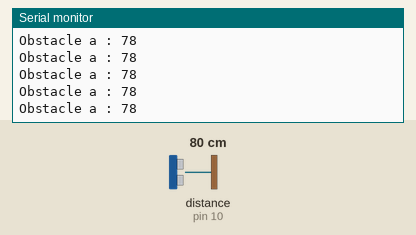
Recording of a sketch running on a simulated Arduino Uno, built with avr-gcc and run on an emulated ATmega328P. Parts: the last lines printed to the serial monitor. Wiring (inferred from the names in the program): ultrasonic range finder: trigger pin 11; echo pin 10. Inputs (shaded band) come from the test bench; at power-on: distance to the obstacle (sensor on pin 10) 80 cm. The echo pulse lasts 58.3 µs per cm.

Above: at 1.2 s.
1.3 s: distance to the obstacle (sensor on pin 10) set to 2 cm
At 1.9 s:
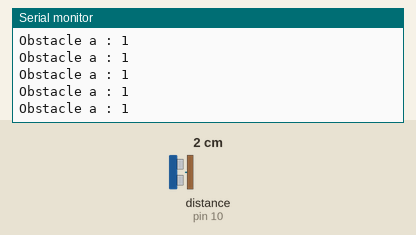
4.3 s: distance to the obstacle (sensor on pin 10) set to 18 cm
At 5.0 s:
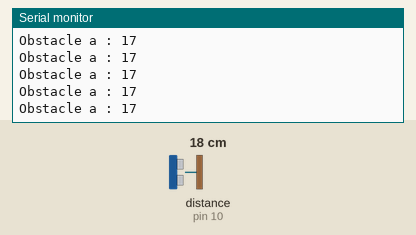
7.3 s: distance to the obstacle (sensor on pin 10) set to 120 cm
At 7.8 s:
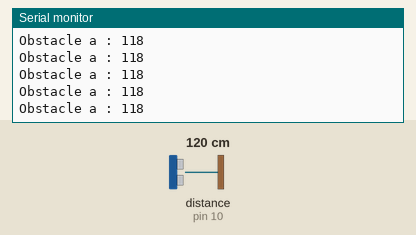
10.3 s: distance to the obstacle (sensor on pin 10) set to 4 cm
At 11.2 s:
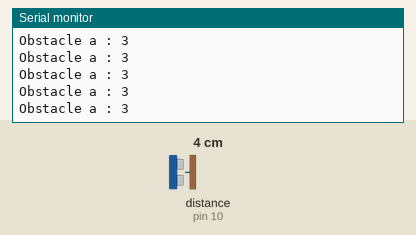
13.3 s: distance to the obstacle (sensor on pin 10) set to 35 cm
At 13.8 s:
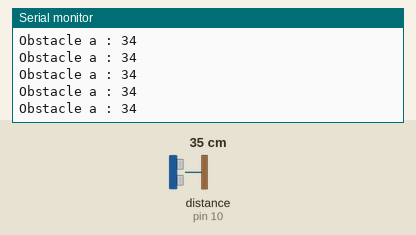
19.3 s: distance to the obstacle (sensor on pin 10) set to 9 cm
At 19.9 s:
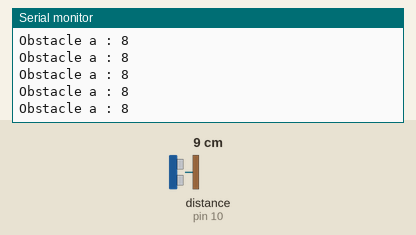
Timing chart, 0 to 22.3 s (numbered marks = the images above; inputs shaded):
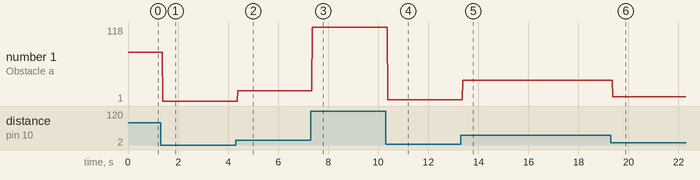

The sketch:

ultrason.ino
```cpp
const int echoPin = 10;    // numero de pin pour l'emission d'ultrason
const int triggerPin = 11; // numero pin pour réception de l'echo
long duree;                // duree impulsion
int distance;              // distance de l'obstacle

void setup() {
  pinMode(triggerPin, OUTPUT);
  pinMode(echoPin, INPUT);
  Serial.begin(9600);
}

void loop() {
  digitalWrite(triggerPin, HIGH);  // Emission ultrason
  delayMicroseconds(10);           // Pause de 10us
  digitalWrite(triggerPin, LOW);   // Arret emission ultrason
  duree = pulseIn(echoPin, HIGH);  // Mesure duree impulsion
  distance = duree*0.034/2;        // Calcul distance
  Serial.println("Obstacle a : " + String(distance));
}
```

Measured:
- after the input at 1.3 s, the serial monitor: prints a new line after 0.08 s (image 1)
- after the input at 4.3 s, the serial monitor: prints a new line after 0.08 s (image 2)
- after the input at 7.3 s, the serial monitor: prints a new line after 0.07 s (image 3)
- after the input at 10.3 s, the serial monitor: prints a new line after 0.08 s (image 4)
- after the input at 13.3 s, the serial monitor: prints a new line after 0.08 s (image 5)
- after the input at 19.3 s, the serial monitor: prints a new line after 0.07 s (image 6)
- plotted number 1: 78 → 1 after the input at 1.3 s, 1 → 17 after the input at 4.3 s, 17 → 118 after the input at 7.3 s, 118 → 3 after the input at 10.3 s, 3 → 34 after the input at 13.3 s
